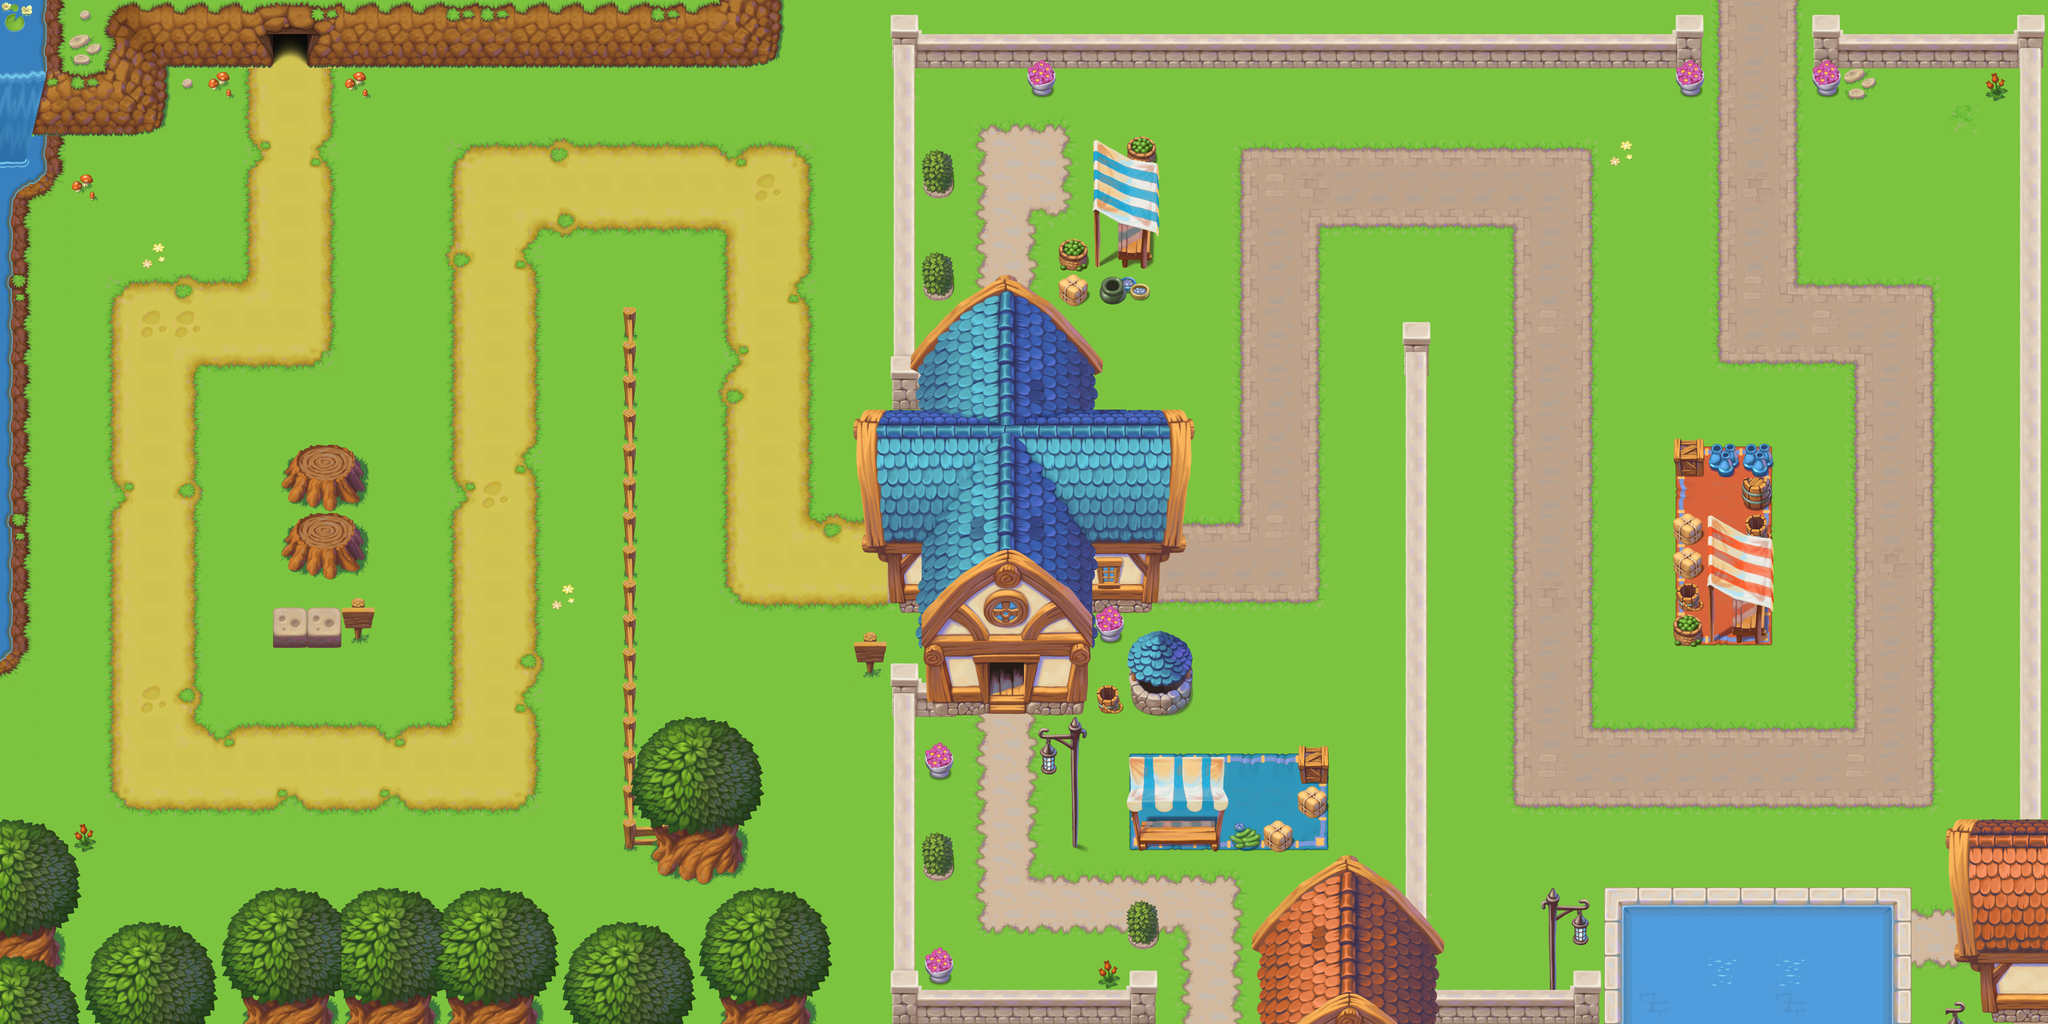

The image is a tile-based game level rendered from a .tmx file. Its description and source (layers, tilesets, objects; grid data summarised) follow:
An orthogonal 60x30 tile map with 64x64 px tiles, 7 tile layers (WaypointsPlayer0, WaypointsPlayer1, Kollisionsmatrix, weg, ...), 1 hidden layer not drawn, 7 tilesets.

<map version="1.2" tiledversion="1.2.4" orientation="orthogonal" renderorder="right-down" width="60" height="30" tilewidth="64" tileheight="64" infinite="0" nextlayerid="13" nextobjectid="1">
 <tileset firstgid="1" source="Town@64x64.tsx" />
 <tileset firstgid="257" source="TownColor2@64x64.tsx" />
 <tileset firstgid="513" source="Grassland@64x64.tsx" />
 <tileset firstgid="769" source="GrasslandColor2@64x64.tsx" />
 <tileset firstgid="1025" name="Kollisionsmatrix" tilewidth="1" tileheight="1" tilecount="0" columns="0" />
 <tileset firstgid="1025" source="Collision.tsx" />
 <tileset firstgid="1028" source="Waypoints.tsx" />
 <layer id="11" name="WaypointsPlayer0" width="60" height="30">
  <properties>
   <property name="zIndex" type="int" value="-1" />
  </properties>
  <data>[1800 cells, 9 non-empty, 9 distinct tile ids]</data>
 </layer>
 <layer id="12" name="WaypointsPlayer1" width="60" height="30">
  <properties>
   <property name="zIndex" type="int" value="-1" />
  </properties>
  <data>[1800 cells, 9 non-empty, 9 distinct tile ids]</data>
 </layer>
 <layer id="10" name="Kollisionsmatrix" width="60" height="30">
  <properties>
   <property name="zIndex" type="int" value="-1" />
  </properties>
  <data>[1800 cells, 1800 non-empty, 3 distinct tile ids]</data>
 </layer>
 <layer id="1" name="weg" width="60" height="30">
  <properties>
   <property name="zIndex" type="int" value="0" />
  </properties>
  <data>[1800 cells, 1800 non-empty, 70 distinct tile ids]</data>
 </layer>
 <layer id="6" name="gebäude" width="60" height="30">
  <properties>
   <property name="zIndex" type="int" value="1" />
  </properties>
  <data>[1800 cells, 491 non-empty, 225 distinct tile ids]</data>
 </layer>
 <layer id="7" name="deko" width="60" height="30">
  <properties>
   <property name="zIndex" type="int" value="1" />
  </properties>
  <data>[1800 cells, 149 non-empty, 86 distinct tile ids]</data>
 </layer>
 <layer id="8" name="moar deko" width="60" height="30">
  <properties>
   <property name="zIndex" type="int" value="1" />
  </properties>
  <data>[1800 cells, 8 non-empty, 8 distinct tile ids]</data>
 </layer>
 <layer id="9" name="baufläche?" width="60" height="30" visible="0" opacity="0.5">
  <properties>
   <property name="zIndex" type="int" value="1" />
  </properties>
  <data>[1800 cells, 546 non-empty, 1 distinct tile ids]</data>
 </layer>
</map>
